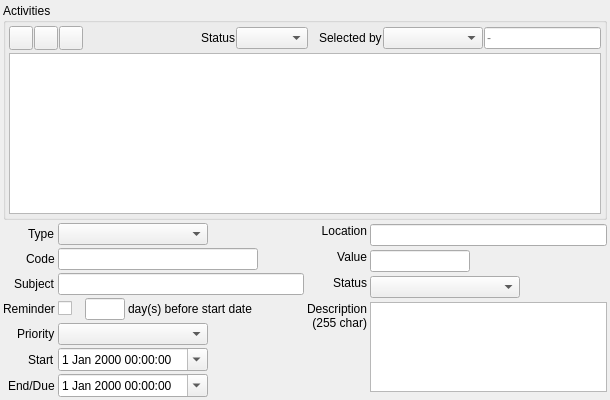
<?xml version="1.0" encoding="UTF-8"?>
<ui version="4.0">
 <class>CRM_ActivityWidget</class>
 <widget class="QWidget" name="CRM_ActivityWidget">
  <property name="geometry">
   <rect>
    <x>0</x>
    <y>0</y>
    <width>610</width>
    <height>400</height>
   </rect>
  </property>
  <property name="minimumSize">
   <size>
    <width>610</width>
    <height>300</height>
   </size>
  </property>
  <property name="windowTitle">
   <string>Form</string>
  </property>
  <layout class="QGridLayout" name="gridLayout_2">
   <property name="leftMargin">
    <number>3</number>
   </property>
   <property name="topMargin">
    <number>3</number>
   </property>
   <property name="rightMargin">
    <number>3</number>
   </property>
   <property name="bottomMargin">
    <number>3</number>
   </property>
   <property name="spacing">
    <number>3</number>
   </property>
   <item row="0" column="0" colspan="2">
    <widget class="QGroupBox" name="gbActivities">
     <property name="sizePolicy">
      <sizepolicy hsizetype="Preferred" vsizetype="Preferred">
       <horstretch>1</horstretch>
       <verstretch>1</verstretch>
      </sizepolicy>
     </property>
     <property name="title">
      <string>Activities</string>
     </property>
     <layout class="QGridLayout" name="gridLayout">
      <property name="leftMargin">
       <number>3</number>
      </property>
      <property name="topMargin">
       <number>3</number>
      </property>
      <property name="rightMargin">
       <number>3</number>
      </property>
      <property name="bottomMargin">
       <number>3</number>
      </property>
      <property name="spacing">
       <number>3</number>
      </property>
      <item row="0" column="0">
       <layout class="QHBoxLayout" name="horizontalLayout">
        <property name="spacing">
         <number>1</number>
        </property>
        <item>
         <widget class="QToolButton" name="pbAdd">
          <property name="minimumSize">
           <size>
            <width>24</width>
            <height>24</height>
           </size>
          </property>
          <property name="maximumSize">
           <size>
            <width>24</width>
            <height>24</height>
           </size>
          </property>
          <property name="toolTip">
           <string>Add activity</string>
          </property>
          <property name="text">
           <string/>
          </property>
          <property name="icon">
           <iconset resource="../../../db/src/gui/db.qrc">
            <normaloff>:/images/icons/add.png</normaloff>:/images/icons/add.png</iconset>
          </property>
         </widget>
        </item>
        <item>
         <widget class="QToolButton" name="pbDelete">
          <property name="minimumSize">
           <size>
            <width>24</width>
            <height>24</height>
           </size>
          </property>
          <property name="maximumSize">
           <size>
            <width>24</width>
            <height>24</height>
           </size>
          </property>
          <property name="toolTip">
           <string>Delete activity</string>
          </property>
          <property name="text">
           <string/>
          </property>
          <property name="icon">
           <iconset resource="../../../db/src/gui/db.qrc">
            <normaloff>:/images/icons/delete.png</normaloff>:/images/icons/delete.png</iconset>
          </property>
         </widget>
        </item>
        <item>
         <widget class="QToolButton" name="pbSave">
          <property name="minimumSize">
           <size>
            <width>24</width>
            <height>24</height>
           </size>
          </property>
          <property name="maximumSize">
           <size>
            <width>24</width>
            <height>24</height>
           </size>
          </property>
          <property name="toolTip">
           <string>Save to database</string>
          </property>
          <property name="text">
           <string/>
          </property>
          <property name="icon">
           <iconset resource="../../../db/src/gui/db.qrc">
            <normaloff>:/images/icons/database_save.png</normaloff>:/images/icons/database_save.png</iconset>
          </property>
         </widget>
        </item>
        <item>
         <spacer name="horizontalSpacer_2">
          <property name="orientation">
           <enum>Qt::Horizontal</enum>
          </property>
          <property name="sizeHint" stdset="0">
           <size>
            <width>40</width>
            <height>20</height>
           </size>
          </property>
         </spacer>
        </item>
        <item>
         <widget class="QLabel" name="label_13">
          <property name="text">
           <string>Status</string>
          </property>
         </widget>
        </item>
        <item>
         <widget class="QComboBox" name="cbSelectStatus"/>
        </item>
        <item>
         <spacer name="horizontalSpacer">
          <property name="orientation">
           <enum>Qt::Horizontal</enum>
          </property>
          <property name="sizeType">
           <enum>QSizePolicy::Fixed</enum>
          </property>
          <property name="sizeHint" stdset="0">
           <size>
            <width>10</width>
            <height>20</height>
           </size>
          </property>
         </spacer>
        </item>
        <item>
         <widget class="QLabel" name="lblSelectBy">
          <property name="text">
           <string>Selected by</string>
          </property>
         </widget>
        </item>
        <item>
         <widget class="QComboBox" name="cbSelectedBy">
          <property name="minimumSize">
           <size>
            <width>100</width>
            <height>0</height>
           </size>
          </property>
          <property name="maximumSize">
           <size>
            <width>150</width>
            <height>16777215</height>
           </size>
          </property>
         </widget>
        </item>
        <item>
         <widget class="QLineEdit" name="leSelectedBy">
          <property name="readOnly">
           <bool>true</bool>
          </property>
          <property name="placeholderText">
           <string>-</string>
          </property>
         </widget>
        </item>
       </layout>
      </item>
      <item row="1" column="0">
       <widget class="QTableView" name="tvActivity">
        <property name="sizePolicy">
         <sizepolicy hsizetype="Expanding" vsizetype="Expanding">
          <horstretch>1</horstretch>
          <verstretch>1</verstretch>
         </sizepolicy>
        </property>
       </widget>
      </item>
     </layout>
    </widget>
   </item>
   <item row="1" column="0">
    <layout class="QFormLayout" name="formLayout">
     <property name="labelAlignment">
      <set>Qt::AlignRight|Qt::AlignTrailing|Qt::AlignVCenter</set>
     </property>
     <property name="verticalSpacing">
      <number>3</number>
     </property>
     <item row="0" column="0">
      <widget class="QLabel" name="label">
       <property name="text">
        <string>Type</string>
       </property>
      </widget>
     </item>
     <item row="0" column="1">
      <widget class="QComboBox" name="cbActivityType">
       <property name="maximumSize">
        <size>
         <width>150</width>
         <height>16777215</height>
        </size>
       </property>
      </widget>
     </item>
     <item row="1" column="0">
      <widget class="QLabel" name="label_2">
       <property name="text">
        <string>Code</string>
       </property>
      </widget>
     </item>
     <item row="1" column="1">
      <widget class="QLineEdit" name="leCode">
       <property name="maximumSize">
        <size>
         <width>200</width>
         <height>16777215</height>
        </size>
       </property>
      </widget>
     </item>
     <item row="2" column="0">
      <widget class="QLabel" name="label_3">
       <property name="text">
        <string>Subject</string>
       </property>
      </widget>
     </item>
     <item row="2" column="1">
      <widget class="QLineEdit" name="leSubject">
       <property name="minimumSize">
        <size>
         <width>50</width>
         <height>0</height>
        </size>
       </property>
       <property name="maximumSize">
        <size>
         <width>250</width>
         <height>16777215</height>
        </size>
       </property>
      </widget>
     </item>
     <item row="3" column="0">
      <widget class="QLabel" name="label_4">
       <property name="text">
        <string>Reminder</string>
       </property>
      </widget>
     </item>
     <item row="3" column="1">
      <layout class="QHBoxLayout" name="horizontalLayout_2">
       <item>
        <widget class="QCheckBox" name="chbReminder">
         <property name="maximumSize">
          <size>
           <width>30</width>
           <height>16777215</height>
          </size>
         </property>
         <property name="text">
          <string/>
         </property>
        </widget>
       </item>
       <item>
        <spacer name="horizontalSpacer_3">
         <property name="orientation">
          <enum>Qt::Horizontal</enum>
         </property>
         <property name="sizeType">
          <enum>QSizePolicy::Fixed</enum>
         </property>
         <property name="sizeHint" stdset="0">
          <size>
           <width>10</width>
           <height>20</height>
          </size>
         </property>
        </spacer>
       </item>
       <item>
        <widget class="QLineEdit" name="leReminder">
         <property name="minimumSize">
          <size>
           <width>40</width>
           <height>0</height>
          </size>
         </property>
         <property name="maximumSize">
          <size>
           <width>40</width>
           <height>16777215</height>
          </size>
         </property>
        </widget>
       </item>
       <item>
        <widget class="QLabel" name="label_12">
         <property name="sizePolicy">
          <sizepolicy hsizetype="Expanding" vsizetype="Preferred">
           <horstretch>0</horstretch>
           <verstretch>0</verstretch>
          </sizepolicy>
         </property>
         <property name="text">
          <string>day(s) before start date</string>
         </property>
        </widget>
       </item>
      </layout>
     </item>
     <item row="4" column="0">
      <widget class="QLabel" name="label_5">
       <property name="text">
        <string>Priority</string>
       </property>
      </widget>
     </item>
     <item row="4" column="1">
      <widget class="QComboBox" name="cbPriority">
       <property name="maximumSize">
        <size>
         <width>150</width>
         <height>16777215</height>
        </size>
       </property>
      </widget>
     </item>
     <item row="5" column="0">
      <widget class="QLabel" name="label_7">
       <property name="text">
        <string>Start</string>
       </property>
      </widget>
     </item>
     <item row="5" column="1">
      <widget class="QDateTimeEdit" name="dteStart">
       <property name="maximumSize">
        <size>
         <width>150</width>
         <height>16777215</height>
        </size>
       </property>
       <property name="calendarPopup">
        <bool>true</bool>
       </property>
      </widget>
     </item>
     <item row="6" column="0">
      <widget class="QLabel" name="label_8">
       <property name="text">
        <string>End/Due</string>
       </property>
      </widget>
     </item>
     <item row="6" column="1">
      <widget class="QDateTimeEdit" name="dteEnd">
       <property name="maximumSize">
        <size>
         <width>150</width>
         <height>16777215</height>
        </size>
       </property>
       <property name="calendarPopup">
        <bool>true</bool>
       </property>
      </widget>
     </item>
    </layout>
   </item>
   <item row="1" column="1">
    <layout class="QFormLayout" name="formLayout_2">
     <property name="labelAlignment">
      <set>Qt::AlignRight|Qt::AlignTrailing|Qt::AlignVCenter</set>
     </property>
     <property name="verticalSpacing">
      <number>3</number>
     </property>
     <item row="0" column="0">
      <widget class="QLabel" name="label_9">
       <property name="text">
        <string>Location</string>
       </property>
       <property name="alignment">
        <set>Qt::AlignRight|Qt::AlignTop|Qt::AlignTrailing</set>
       </property>
      </widget>
     </item>
     <item row="0" column="1">
      <widget class="QLineEdit" name="leLocation">
       <property name="minimumSize">
        <size>
         <width>50</width>
         <height>0</height>
        </size>
       </property>
       <property name="maximumSize">
        <size>
         <width>250</width>
         <height>16777215</height>
        </size>
       </property>
      </widget>
     </item>
     <item row="1" column="0">
      <widget class="QLabel" name="label_10">
       <property name="text">
        <string>Value</string>
       </property>
       <property name="alignment">
        <set>Qt::AlignRight|Qt::AlignTop|Qt::AlignTrailing</set>
       </property>
      </widget>
     </item>
     <item row="1" column="1">
      <widget class="QLineEdit" name="leValue">
       <property name="maximumSize">
        <size>
         <width>100</width>
         <height>16777215</height>
        </size>
       </property>
      </widget>
     </item>
     <item row="2" column="0">
      <widget class="QLabel" name="label_11">
       <property name="text">
        <string>Status</string>
       </property>
       <property name="alignment">
        <set>Qt::AlignRight|Qt::AlignTop|Qt::AlignTrailing</set>
       </property>
      </widget>
     </item>
     <item row="2" column="1">
      <widget class="QComboBox" name="cbStatus">
       <property name="maximumSize">
        <size>
         <width>150</width>
         <height>16777215</height>
        </size>
       </property>
      </widget>
     </item>
     <item row="3" column="0">
      <widget class="QLabel" name="label_6">
       <property name="text">
        <string>Description&lt;br/&gt;(255 char)</string>
       </property>
       <property name="alignment">
        <set>Qt::AlignRight|Qt::AlignTop|Qt::AlignTrailing</set>
       </property>
      </widget>
     </item>
     <item row="3" column="1">
      <widget class="QPlainTextEdit" name="pteDescription">
       <property name="minimumSize">
        <size>
         <width>50</width>
         <height>0</height>
        </size>
       </property>
       <property name="maximumSize">
        <size>
         <width>250</width>
         <height>90</height>
        </size>
       </property>
      </widget>
     </item>
    </layout>
   </item>
  </layout>
 </widget>
 <tabstops>
  <tabstop>tvActivity</tabstop>
  <tabstop>pbAdd</tabstop>
  <tabstop>pbDelete</tabstop>
  <tabstop>pbSave</tabstop>
  <tabstop>cbSelectStatus</tabstop>
  <tabstop>cbSelectedBy</tabstop>
  <tabstop>leSelectedBy</tabstop>
  <tabstop>cbActivityType</tabstop>
  <tabstop>leCode</tabstop>
  <tabstop>leSubject</tabstop>
  <tabstop>chbReminder</tabstop>
  <tabstop>leReminder</tabstop>
  <tabstop>cbPriority</tabstop>
  <tabstop>dteStart</tabstop>
  <tabstop>dteEnd</tabstop>
  <tabstop>leLocation</tabstop>
  <tabstop>leValue</tabstop>
  <tabstop>cbStatus</tabstop>
  <tabstop>pteDescription</tabstop>
 </tabstops>
 <resources>
  <include location="../../../db/src/gui/db.qrc"/>
 </resources>
 <connections/>
</ui>
